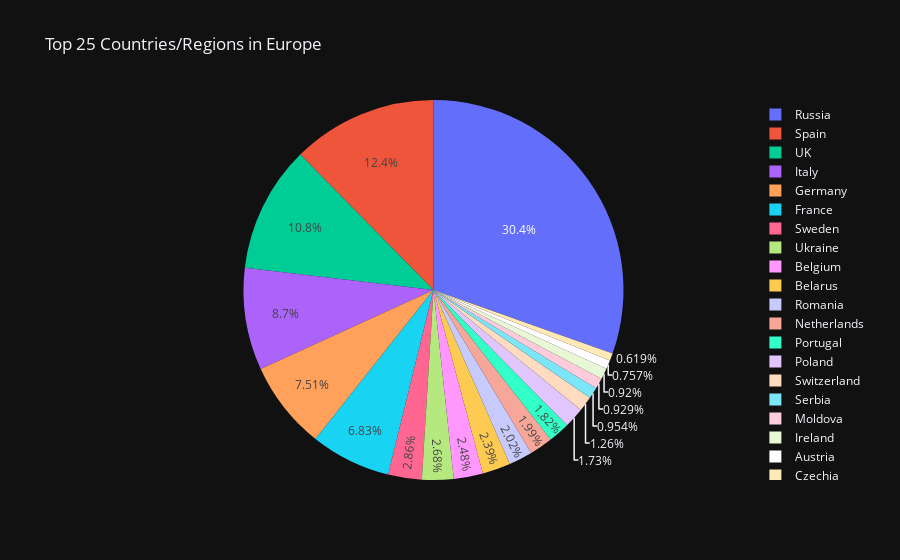

Notebook code for this chart:
### Markdown cell above
# For Europe

### Code cell
px.pie(europe[:20], values='TotalCases', names='Country/Region',template="plotly_dark", 
       title='Top 25 Countries/Regions in Europe')

### Figure 1 — Plotly figure (JSON) as saved in the notebook; plotly's stock layout.template omitted (floating-point values rounded to 4 significant figures)
{"data": [{"domain": {"x": [0, 1], "y": [0, 1]}, "hovertemplate": "Country/Region=%{label}<br>TotalCases=%{value}<extra></extra>", "labels": ["Russia", "Spain", "UK", "Italy", "Germany", "France", "Sweden", "Ukraine", "Belgium", "Belarus", "Romania", "Netherlands", "Portugal", "Poland", "Switzerland", "Serbia", "Moldova", "Ireland", "Austria", "Czechia"], "legendgroup": "", "name": "", "showlegend": true, "type": "pie", "values": [871894, 354530, 308134, 249204, 215210, 195633, 81967, 76808, 71158, 68503, 57895, 56982, 52061, 49515, 36108, 27332, 26628, 26372, 21696, 17731]}], "layout": {"legend": {"tracegroupgap": 0}, "title": {"text": "Top 25 Countries/Regions in Europe"}}}
